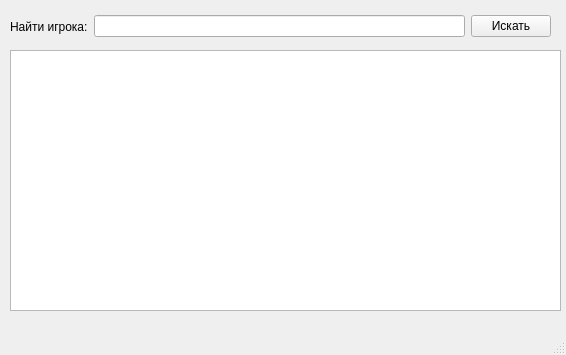
<?xml version="1.0" encoding="UTF-8"?>
<ui version="4.0">
 <class>MainWindow</class>
 <widget class="QMainWindow" name="MainWindow">
  <property name="geometry">
   <rect>
    <x>0</x>
    <y>0</y>
    <width>566</width>
    <height>355</height>
   </rect>
  </property>
  <property name="windowTitle">
   <string>MainWindow</string>
  </property>
  <widget class="QWidget" name="centralwidget">
   <widget class="QWidget" name="horizontalLayoutWidget">
    <property name="geometry">
     <rect>
      <x>10</x>
      <y>10</y>
      <width>541</width>
      <height>33</height>
     </rect>
    </property>
    <layout class="QHBoxLayout" name="horizontalLayout">
     <item>
      <widget class="QLabel" name="label">
       <property name="text">
        <string>Найти игрока:</string>
       </property>
      </widget>
     </item>
     <item>
      <widget class="QLineEdit" name="lineEdit"/>
     </item>
     <item>
      <widget class="QPushButton" name="pushButton">
       <property name="text">
        <string>Искать</string>
       </property>
      </widget>
     </item>
    </layout>
   </widget>
   <widget class="QTableWidget" name="tableWidget">
    <property name="geometry">
     <rect>
      <x>10</x>
      <y>50</y>
      <width>551</width>
      <height>261</height>
     </rect>
    </property>
   </widget>
  </widget>
  <widget class="QMenuBar" name="menubar">
   <property name="geometry">
    <rect>
     <x>0</x>
     <y>0</y>
     <width>566</width>
     <height>22</height>
    </rect>
   </property>
  </widget>
  <widget class="QStatusBar" name="statusbar"/>
 </widget>
 <resources/>
 <connections/>
</ui>
